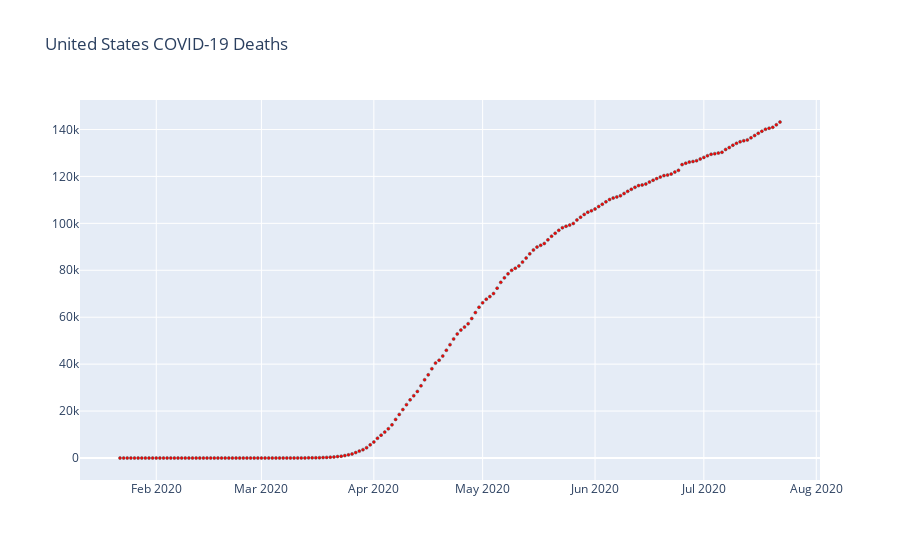

Notebook code cell kept with this figure:
### Markdown cell above
### Plot USA deaths

### Code cell
fig = go.Figure()

fig.add_trace(go.Scatter(
    x=df_covid_usa.index, y=df_covid_usa['Deaths'],
    name='Death cases',
    marker_color='red'
))

# Set options common to all traces with fig.update_traces
fig.update_traces(mode='markers', marker_line_width=.5, marker_size=3)
fig.update_layout(title='United States COVID-19 Deaths')


fig.show()

print("Last data (" + str(df_covid_usa.index[-1]) + "):")
print("Death cases:" + str(df_covid_usa['Deaths'][-1]))

### Figure 1 — Plotly figure (JSON) as saved in the notebook; plotly's stock layout.template omitted (floating-point values rounded to 4 significant figures; data arrays with more than 128 entries replaced by an {"elided": "..."} marker saying what was removed)
{"data": [{"marker": {"color": "red", "line": {"width": 0.5}, "size": 3}, "mode": "markers", "name": "Death cases", "type": "scatter", "x": {"elided": "183 str values"}, "y": {"elided": "183 int values"}}], "layout": {"title": {"text": "United States COVID-19 Deaths"}}}
